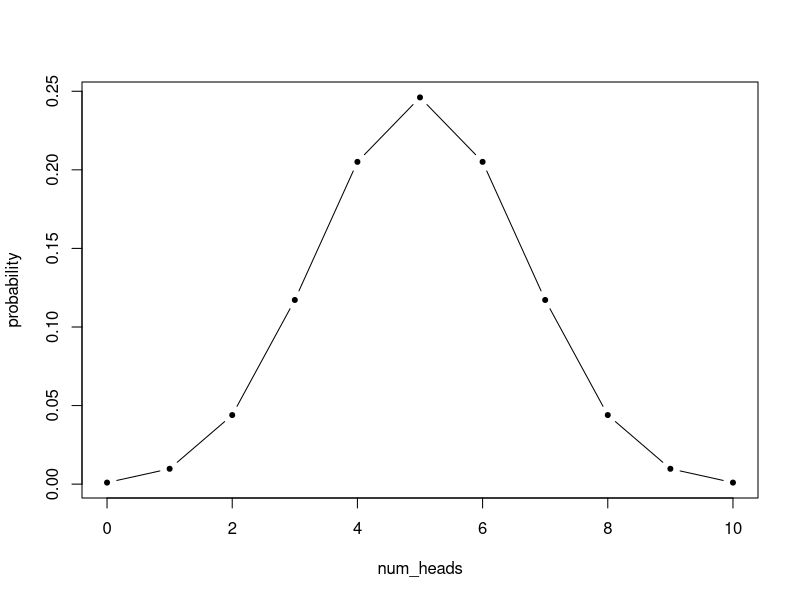
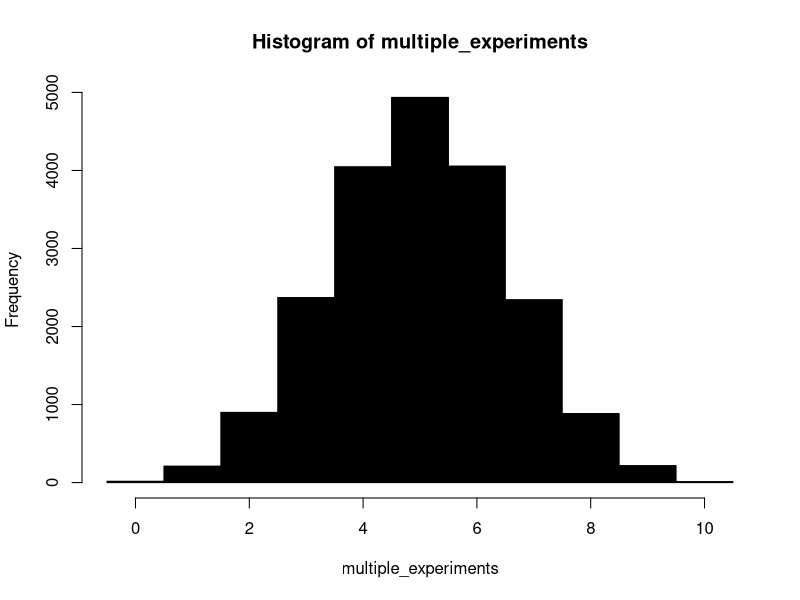

Reproduce these figures in R, in order.
#--------------------------------------------------------
# Calculate probabilities for coin flips
# assuming that these data follow a binomial distribution
# (essentially iid trials, with successes and failures)
#--------------------------------------------------------
library(tidyverse)

# Number coinflips
num_coinflips = 10

# Number of potential heads
num_heads = seq(0:num_coinflips)

# Track total probability
probability_total = 0

# Probability of coin landing on heads
prob_heads = 0.5

# Loop through probabilities for total number of heads
# Assuming an equal coin probability
print("Number of trials is ", num_coinflips)
for (ii in 1:length(num_heads))
{
  # Probability density for each result
  prob_result = dbinom(ii, num_coinflips, prob_heads)
  print(paste("Probability", ii, "heads = ", prob_result, sep=" "))
  probability_total = probability_total + prob_result
}

print(paste("Summed probability is: ", probability_total))

# Vectorized version
prob_result = dbinom(0:num_coinflips, num_coinflips, prob_heads)
probability_observations = tibble(num_heads = 0:num_coinflips, probability = prob_result)

# Plot these probabilities
plot(probability_observations, type = "b", pch = 20)


# Probability gives you the relative chance of seeing each outcome
# Can test this by generating random samples from the binomial distribution directly
# Repeat the experiment many many times
multiple_experiments = rbinom(20000,num_coinflips,prob_heads)

# Plot a histogram for the summed frequencies of each outcome
hist(multiple_experiments, breaks = seq(-0.5,num_coinflips + 0.5), col = "black")

# Try doing the same thing for a continuous distribution (e.g. normal)